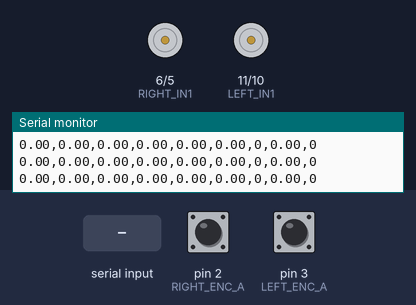
A sketch run on a simulated Arduino Uno, built with avr-gcc and run on an emulated ATmega328P. Shown: motor-driver pin pairs drawn as motors (green arrow = first pin HIGH = forward, orange = second pin HIGH = backward, longer = more drive), the last lines printed to the serial monitor. The test bench sets the inputs (shaded band); at power-on: pin 2 (RIGHT_ENC_A) HIGH, pin 3 (LEFT_ENC_A) HIGH.

Above: at 4.2 s.
4.3 s: "30,150,10\n" received over Serial
At 4.51 s:
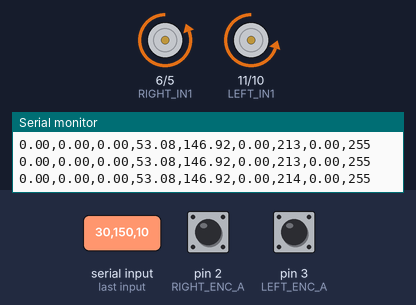
At 9.1 s:
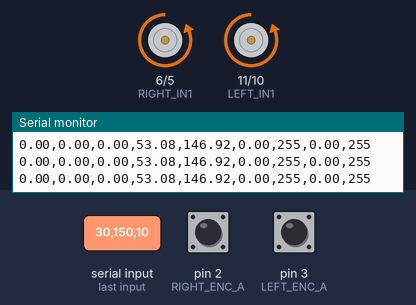
Timing chart, 0 to 10.6 s (numbered marks = the images above; inputs shaded):
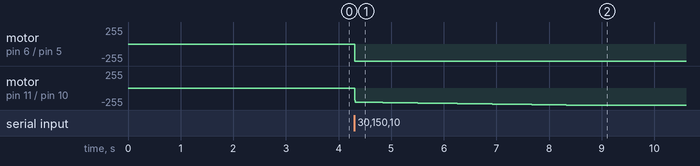

Measured:
- after the input at 4.3 s, motor on pin 6 (RIGHT_IN1) / pin 5 (RIGHT_IN2): stopped → backward 255/255 at once; motor on pin 11 (LEFT_IN1) / pin 10 (LEFT_IN2): moves from stopped to backward 255/255 over 4.0 s, starting at once

The sketch:

GotoXYPHI_UART.ino
```cpp
/*
 * GotoXYPHI_UART - low-level controller of the robot (Arduino Uno)
 *
 * Takes a goal pose (x, y, phi) from the Raspberry Pi over UART, drives the
 * robot there using wheel-encoder odometry, then turns in place to the final
 * heading. It also streams odometry back to the Pi every 50 ms.
 *
 * Control structure (all loops tick every 10 ms):
 *
 *   goal -> [v PID] -+                          +-> [right wheel PID] -> L298N -> motor
 *           [w PID] -+-> (v, w) -> wheel speeds -+-> [left wheel PID]  -> L298N -> motor
 *    ^                                                                             |
 *    +------------------ odometry (x, y, phi) <------ encoders <-------------------+
 *
 * Serial protocol (115200 baud, one command per line):
 *   "x,y,phi"     go to (x, y) in cm, then rotate to phi in degrees
 *   "ROTATE,phi"  rotate in place to the absolute heading phi (degrees)
 *   "STOP"        stop right where you are
 *
 * Replies:
 *   "x,y,phi,targetL,targetR,speedL,pwmL,speedR,pwmR"  telemetry, every 50 ms
 *   "Target Reached."                                  position reached
 *   "Orientation Reached."                             final heading reached
 *
 * Arshia Goshtasbi - BSc final project, IUST, 1403
 */

#include <util/atomic.h>

// --- Pins -------------------------------------------------------------------
// L298N inputs. Speed is set with PWM directly on these pins, ENA/ENB only
// act as enables.
const uint8_t LEFT_IN1 = 11;
const uint8_t LEFT_IN2 = 10;
const uint8_t RIGHT_IN1 = 6;
const uint8_t RIGHT_IN2 = 5;

// Encoders: channel A goes to an interrupt pin, channel B is read inside the
// ISR to get the direction.
const uint8_t RIGHT_ENC_A = 2;
const uint8_t RIGHT_ENC_B = 8;
const uint8_t LEFT_ENC_A = 3;
const uint8_t LEFT_ENC_B = 7;

// --- Robot geometry ---------------------------------------------------------
const float PULSES_PER_REV = 2625.0;  // encoder pulses per wheel revolution
const float WHEEL_RADIUS = 3.0;       // cm
const float WHEEL_BASE = 20.5;        // distance between the wheels, cm

// --- Control settings -------------------------------------------------------
const unsigned long CONTROL_PERIOD_MS = 10;
const unsigned long TELEMETRY_PERIOD_MS = 50;

const float POSITION_TOLERANCE = 5.0;  // cm
const float ANGLE_TOLERANCE = 0.03;    // rad (~1.7 deg)
const float MAX_LINEAR_CMD = 300.0;    // limit on the v PID output
const float MAX_TURN_CMD = 30.0;       // limit on the w PID output while turning in place

// More pulses than this in one 10 ms tick means faster than the motor's top
// speed (~360 rpm), so it's treated as an encoder glitch and the tick is skipped.
const int MAX_PULSES_PER_TICK = 158;

// --- PID --------------------------------------------------------------------
// Note: the D term is the raw difference between two samples (not divided by
// dt). All the gains below were tuned on the robot this way, so it stays.
class PIDController {
 public:
  PIDController(float kp, float ki, float kd) : kp_(kp), ki_(ki), kd_(kd) {}

  float compute(float target, float current, float dt) {
    float error = target - current;
    integral_ += error * dt;
    float derivative = error - prevError_;
    prevError_ = error;
    return kp_ * error + ki_ * integral_ + kd_ * derivative;
  }

 private:
  float kp_, ki_, kd_;
  float integral_ = 0;
  float prevError_ = 0;
};

// Outer loops of the go-to-goal behaviour
PIDController linearPID(8, 2, 1.5);    // distance to goal -> v
PIDController angularPID(10, 0, 1.5);  // heading error    -> w

// --- Wheels -----------------------------------------------------------------
struct Wheel {
  uint8_t in1, in2;
  PIDController pid;
  volatile long pulses;  // counted in the ISR, cleared every control tick
  float target;          // speed set-point
  float rawSpeed;        // rpm, straight from the encoder (for telemetry)
  float speed;           // rpm, low-pass filtered (used by the PID and odometry)
  float prevRawSpeed;
  int pwm;
};

// Wheel speed loops: motor model from MATLAB's System Identification Toolbox,
// gains from PID Tuner, then touched up on the robot.
Wheel rightWheel = {RIGHT_IN1, RIGHT_IN2, PIDController(4, 0.25, 0.005), 0, 0, 0, 0, 0, 0};
Wheel leftWheel = {LEFT_IN1, LEFT_IN2, PIDController(4, 0.2, 0.005), 0, 0, 0, 0, 0, 0};

void rightEncoderISR() { rightWheel.pulses += digitalRead(RIGHT_ENC_B) ? 1 : -1; }
void leftEncoderISR() { leftWheel.pulses += digitalRead(LEFT_ENC_B) ? -1 : 1; }  // mounted mirrored

// dir: 1 forward, -1 backward, 0 coast
void setMotor(const Wheel &w, int dir, int pwm) {
  if (dir == 1) {
    analogWrite(w.in1, 0);
    analogWrite(w.in2, pwm);
  } else if (dir == -1) {
    analogWrite(w.in1, pwm);
    analogWrite(w.in2, 0);
  } else {
    analogWrite(w.in1, 0);
    analogWrite(w.in2, 0);
  }
}

// One tick of the inner speed loop for a single wheel.
void runWheel(Wheel &w, float dt) {
  long pulses;
  ATOMIC_BLOCK(ATOMIC_RESTORESTATE) {
    pulses = w.pulses;
    w.pulses = 0;
  }

  if (abs(pulses) > MAX_PULSES_PER_TICK) {
    setMotor(w, 0, 0);
    return;
  }

  w.rawSpeed = ((float)pulses / PULSES_PER_REV) * (60.0 / dt);  // rpm
  // first-order low-pass on the speed (the raw estimate is very noisy at 10 ms)
  w.speed = 0.854 * w.speed + 0.0728 * w.rawSpeed + 0.0728 * w.prevRawSpeed;
  w.prevRawSpeed = w.rawSpeed;

  float u = w.pid.compute(w.target, w.speed, dt);
  w.pwm = min((int)fabs(u), 255);
  setMotor(w, u < 0 ? -1 : 1, w.pwm);
}

void resetWheel(Wheel &w) {
  setMotor(w, 0, 0);
  w.target = 0;
  w.rawSpeed = 0;
  w.speed = 0;
  w.prevRawSpeed = 0;
  w.pwm = 0;
}

// --- Odometry ---------------------------------------------------------------
float x = 0, y = 0, phi = 0;  // cm, cm, rad

float normalizeAngle(float a) { return atan2(sin(a), cos(a)); }

// distance covered by a wheel turning at `rpm` for `dt` seconds
float arcLength(float rpm, float dt) { return (2 * PI * WHEEL_RADIUS * rpm / 60.0) * dt; }

void updateOdometry(float dRight, float dLeft) {
  float dCenter = (dRight + dLeft) / 2.0;
  phi = normalizeAngle(phi + (dRight - dLeft) / WHEEL_BASE);
  x += dCenter * cos(phi);
  y += dCenter * sin(phi);
}

// Run both speed loops and integrate the odometry.
void driveWheels(float dt) {
  runWheel(rightWheel, dt);
  runWheel(leftWheel, dt);
  updateOdometry(arcLength(rightWheel.speed, dt), arcLength(leftWheel.speed, dt));
}

// Unicycle (v, w) -> wheel set-points. The outer gains were tuned with this
// exact scaling, so the set-points end up in the same units as the measured
// wheel speed.
void setWheelTargets(float v, float w) {
  rightWheel.target = (2 * v + w * WHEEL_BASE) / (2 * WHEEL_RADIUS);
  leftWheel.target = (2 * v - w * WHEEL_BASE) / (2 * WHEEL_RADIUS);
}

// --- Behaviours -------------------------------------------------------------
enum Mode { IDLE, GOTO, ROTATE };
Mode mode = IDLE;

float goalX = 0, goalY = 0;  // cm
float goalPhi = 0;           // rad
unsigned long lastDriveMs = 0;  // last go-to-goal tick
unsigned long lastTurnMs = 0;   // last rotate-in-place tick

void stopRobot() {
  resetWheel(rightWheel);
  resetWheel(leftWheel);
  mode = IDLE;
}

void startGoto(float gx, float gy, float gphiDeg) {
  goalX = gx;
  goalY = gy;
  goalPhi = gphiDeg * DEG_TO_RAD;
  mode = GOTO;
}

void startRotate(float phiRad) {
  goalPhi = phiRad;
  mode = ROTATE;
}

// Go-to-goal: steer towards (goalX, goalY); once there, turn to goalPhi.
void gotoTarget() {
  float dx = goalX - x;
  float dy = goalY - y;
  float distance = sqrt(dx * dx + dy * dy);

  if (distance < POSITION_TOLERANCE) {
    stopRobot();
    Serial.println(F("Target Reached."));
    delay(100);  // let it settle before turning
    startRotate(goalPhi);
    return;
  }

  unsigned long now = millis();
  if (now - lastDriveMs < CONTROL_PERIOD_MS) return;
  float dt = (now - lastDriveMs) / 1000.0;
  lastDriveMs = now;

  driveWheels(dt);

  dx = goalX - x;
  dy = goalY - y;
  distance = sqrt(dx * dx + dy * dy);
  float headingError = normalizeAngle(atan2(dy, dx) - phi);

  float v = constrain(linearPID.compute(distance, 0, dt), -MAX_LINEAR_CMD, MAX_LINEAR_CMD);
  float w = angularPID.compute(headingError, 0, dt);
  setWheelTargets(v, w);
}

// Rotate in place to goalPhi.
void turnToHeading() {
  float error = normalizeAngle(goalPhi - phi);

  if (fabs(error) < ANGLE_TOLERANCE) {
    stopRobot();
    Serial.println(F("Orientation Reached."));
    return;
  }

  unsigned long now = millis();
  if (now - lastTurnMs < CONTROL_PERIOD_MS) return;
  lastTurnMs = now;

  // Heads-up: dt here is measured from the last *drive* tick, not from the
  // previous turn tick. That came from the original code and is technically a
  // bug, but the wheel loops lean on it: the growing dt makes them push harder
  // and harder, which is what gets the wheels through the motor's dead band
  // when the turn command gets small (with a "correct" dt the turn can stall
  // in the dead band). The price is that the heading odometry gets a bit
  // optimistic during the turn. All the final-heading results were recorded
  // like this, so it stays until someone adds proper dead-band compensation.
  float dt = (now - lastDriveMs) / 1000.0;

  float w = constrain(angularPID.compute(error, 0, dt), -MAX_TURN_CMD, MAX_TURN_CMD);
  setWheelTargets(0, w);
  driveWheels(dt);
}

// --- Serial commands --------------------------------------------------------
char line[48];
uint8_t lineLength = 0;

void handleCommand(char *cmd) {
  if (strncmp(cmd, "ROTATE", 6) == 0) {
    char *comma = strchr(cmd, ',');
    if (comma) {
      // start the dt ramp fresh, like right after a drive (see turnToHeading)
      lastDriveMs = lastTurnMs = millis();
      startRotate(atof(comma + 1) * DEG_TO_RAD);
    }
  } else if (strcmp(cmd, "STOP") == 0) {
    stopRobot();
  } else {
    char *c1 = strchr(cmd, ',');
    char *c2 = c1 ? strchr(c1 + 1, ',') : NULL;
    if (c1 && c2) startGoto(atof(cmd), atof(c1 + 1), atof(c2 + 1));
  }
}

// Non-blocking line reader (readStringUntil() could stall the control loop).
void readSerial() {
  while (Serial.available()) {
    char c = Serial.read();
    if (c == '\n' || c == '\r') {
      if (lineLength > 0) {
        line[lineLength] = '\0';
        handleCommand(line);
        lineLength = 0;
      }
    } else if (lineLength < sizeof(line) - 1) {
      line[lineLength++] = c;
    }
  }
}

void sendTelemetry() {
  Serial.print(x);
  Serial.print(',');
  Serial.print(y);
  Serial.print(',');
  Serial.print(phi);
  Serial.print(',');
  Serial.print(leftWheel.target);
  Serial.print(',');
  Serial.print(rightWheel.target);
  Serial.print(',');
  Serial.print(leftWheel.rawSpeed);
  Serial.print(',');
  Serial.print(leftWheel.pwm);
  Serial.print(',');
  Serial.print(rightWheel.rawSpeed);
  Serial.print(',');
  Serial.println(rightWheel.pwm);
}

// --- Main -------------------------------------------------------------------
unsigned long lastTelemetryMs = 0;

void setup() {
  Serial.begin(115200);

  pinMode(LEFT_IN1, OUTPUT);
  pinMode(LEFT_IN2, OUTPUT);
  pinMode(RIGHT_IN1, OUTPUT);
  pinMode(RIGHT_IN2, OUTPUT);

  pinMode(RIGHT_ENC_A, INPUT);
  pinMode(RIGHT_ENC_B, INPUT);
  pinMode(LEFT_ENC_A, INPUT);
  pinMode(LEFT_ENC_B, INPUT);
  attachInterrupt(digitalPinToInterrupt(RIGHT_ENC_A), rightEncoderISR, RISING);
  attachInterrupt(digitalPinToInterrupt(LEFT_ENC_A), leftEncoderISR, RISING);

  delay(3000);  // give the Pi time to open the port
}

void loop() {
  readSerial();

  if (mode == GOTO)
    gotoTarget();
  else if (mode == ROTATE)
    turnToHeading();

  unsigned long now = millis();
  if (now - lastTelemetryMs >= TELEMETRY_PERIOD_MS) {
    lastTelemetryMs = now;
    sendTelemetry();
  }
}
```
